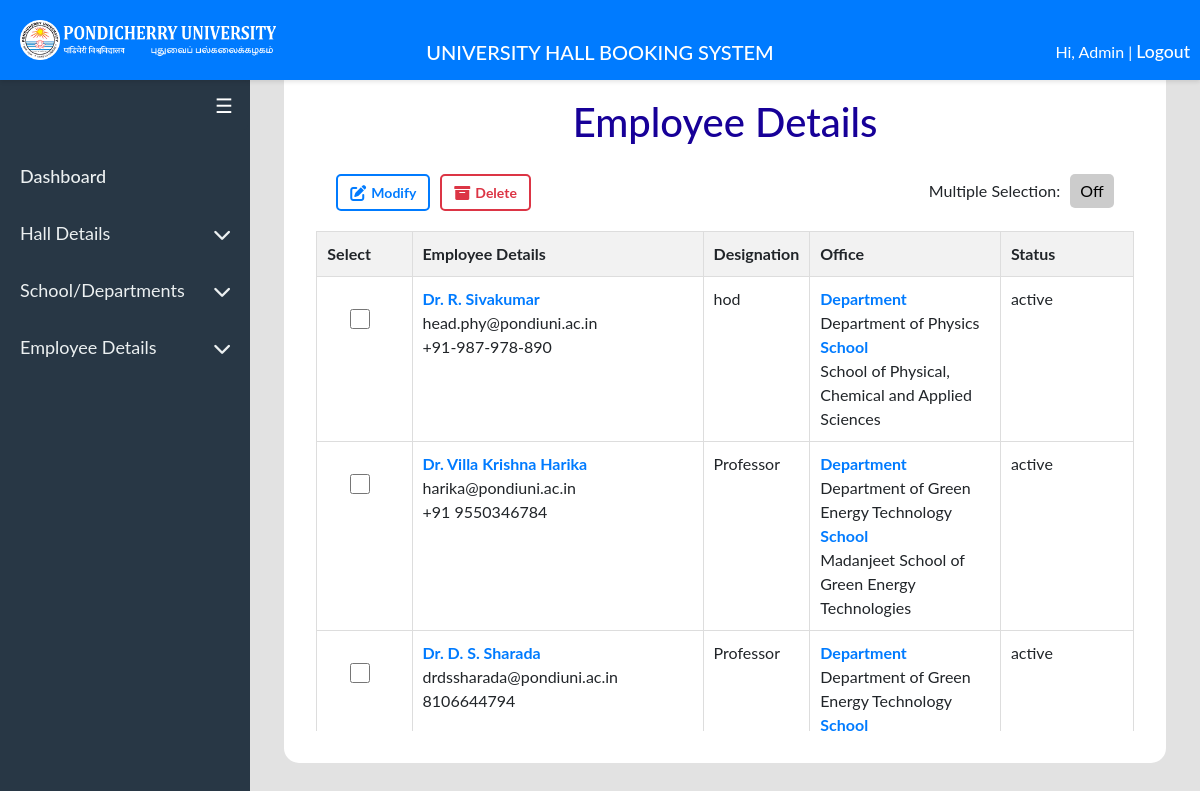
/view_employees.php (signed in), run on the app's committed database.
### tables this page shows
CREATE TABLE `employee` (
  `employee_name` varchar(100) DEFAULT NULL,
  `employee_email` varchar(100) DEFAULT NULL,
  `employee_mobile` varchar(15) DEFAULT NULL,
  `designation` varchar(50) DEFAULT NULL,
  `school_id` int(11) NOT NULL,
  `department_id` int(11) DEFAULT NULL,
  `office` varchar(100) DEFAULT NULL,
  `status` varchar(20) DEFAULT NULL,
  `employee_id` int(11) NOT NULL
);

CREATE TABLE `departments` (
  `department_id` int(10) NOT NULL,
  `school_id` int(11) DEFAULT NULL,
  `department_name` varchar(150) NOT NULL,
  `incharge_name` varchar(255) NOT NULL,
  `incharge_contact_mobile` varchar(11) NOT NULL,
  `designation` varchar(255) NOT NULL,
  `incharge_email` varchar(255) NOT NULL,
  `incharge_intercom` varchar(255) NOT NULL,
  `incharge_status` varchar(100) NOT NULL
);

CREATE TABLE `schools` (
  `school_id` int(11) NOT NULL,
  `school_name` varchar(255) NOT NULL,
  `incharge_name` varchar(255) NOT NULL,
  `designation` varchar(255) NOT NULL,
  `incharge_contact_number` int(255) NOT NULL,
  `incharge_email` varchar(255) NOT NULL,
  `incharge_intercom` varchar(255) NOT NULL,
  `incharge_status` varchar(255) NOT NULL
);

### view_employees.php (the view, shortened to what this page needs)
<?php
include 'assets/header.php';
if (isset($conn)) {
    $sql = "SELECT employee.*, departments.department_name, schools.school_name
    FROM employee
    JOIN departments ON employee.department_id = departments.department_id
    JOIN schools ON employee.school_id = schools.school_id";
    $sql .= " order by employee.employee_id desc";
    $result = mysqli_query($conn, $sql);
} else {
    die("Database connection is not established.");
}
?>
<!DOCTYPE html>
<html lang="en">
<head>
    <link rel="stylesheet" href="https://cdn.jsdelivr.net/npm/flatpickr/dist/flatpickr.min.css">
    <link href="https://cdnjs.cloudflare.com/ajax/libs/font-awesome/6.0.0-beta3/css/all.min.css" rel="stylesheet">
    <link href="https://cdn.jsdelivr.net/npm/bootstrap@5.3.0/dist/css/bootstrap.min.css" rel="stylesheet">
    <link rel="stylesheet" href="assets/design.css" />
</head>
<body>
    <div id="main">
        <div class="container1 mt-3">
            <div class="table-wrapper">
                <div class="card">
                    <div class="card-body">
                        <center>
                            <h1 style="color:#170098;">Employee Details</h1>
                        </center>
                        <div class="row">
                            <div class="col-8">
                                <div style="display: flex; align-items: center; gap: 10px; margin: 20px;">
                            <button onclick="modifySelected()" class="icon-button blue-button">
                                <i class="fa-solid fa-pen-to-square"></i> Modify
                            </button>
                            <button onclick="deleteEmployee()" class="icon-button red-button">
                                <i class="fa-solid fa-box-archive"></i> Delete
                            </button>
                            </div>
                            </div>
                            <div class="col-4">
                                <div style=" display: flex; justify-content: flex-end; align-items: center; gap: 10px; margin: 20px;">
                                    <label for="multiSelectToggle">Multiple Selection:</label>
                                    <button id="multiSelectToggle" onclick="toggleMultiSelect()" style="padding: 5px 10px; border: none; border-radius: 5px; background-color: #ccc; cursor: pointer;">
                                        Off
                                    </button>
                                </div>
                            </div>
                        </div>
                        <div class="table-container" style="max-height: 500px; overflow-y: auto;">
                            <table class="table table-bordered" id="bookingTable">
                                <thead style="position: sticky; top: 0; background-color: white; z-index: 1;">
                                    <tr>
                                        <th>Select</th>
                                        <th>Employee Details</th>
                                        <th>Designation</th>
                                        <th>Office</th>
                                        <th>Status</th>
                                    </tr>
                                </thead>
                                <tbody>
                                    <?php if (mysqli_num_rows($result) > 0):
                                        while ($employee = mysqli_fetch_assoc($result)): ?>
                                            <tr>
                                                <td style="width:12%;">
                                                    <input type="checkbox" style="width: 20px; height: 20px; margin: 30% 30%;" class="hall-checkbox" value="<?php echo $employee['employee_id']; ?>" onclick="handleCheckbox(this)">
                                                </td>
                                                <td style="width:18%; "><b style="color: #007bff;"><?php echo htmlspecialchars($employee['employee_name']); ?></b><br>
                                                    <?php echo htmlspecialchars($employee['employee_email']); ?><br>
                                                    <?php echo htmlspecialchars($employee['employee_mobile']); ?> </td>
                                                <td style="width:12%;"><?php echo htmlspecialchars($employee['designation']); ?></td>
                                                <td style="width:24%;">
                                                    <?php
                                                    $officeDetails = [];
                                                    if (!empty($employee['department_id'])) {
                                                        $officeDetails[] = "<b style='color: #007bff;'>Department</b> " . "<br>" . htmlspecialchars($employee['department_name']);
                                                    }
                                                    if (!empty($employee['school_id']) && !empty($employee['department_id'])) {
                                                        $officeDetails[] = "<b style='color: #007bff;'>School</b> " . "<br>" . htmlspecialchars($employee['school_name']);
                                                    }
                                                    echo implode("<br>", $officeDetails);
                                                    ?>
                                                </td>
                                                <td style="width:17%;"><?php echo htmlspecialchars($employee['status']); ?></td>
                                            </tr>
                                        <?php
                                        endwhile;
                                        ?>
                                    <?php else: ?>
                                        <tr>
                                            <td colspan="7" class="text-center">No schools available</td>
                                        </tr>
                                    <?php endif; ?>
                                </tbody>
                            </table>
                        </div>
                    </div>
                </div>
            </div>
        </div>
    </div>
</body>
</html>

### assets/header.php (shortened to what this page needs)
<?php
$username = $_SESSION['username'];
$user_role = $_SESSION['role'];
?>
<!DOCTYPE html>
<html lang="en">
<head>
    <link rel="stylesheet" href="https://cdnjs.cloudflare.com/ajax/libs/font-awesome/6.0.0/css/all.min.css">
    <link rel="stylesheet" href="https://cdnjs.cloudflare.com/ajax/libs/font-awesome/6.0.0-beta3/css/all.min.css">
</head>
<body>
    <?php
    $currentPage = basename($_SERVER['PHP_SELF']);
    ?>
<nav class="navbar">
    <div class="navbar-section logo-section">
        <img src="image/logo/PU_Logo_Full.png" alt="Pondicherry University Logo">
    </div>
    <div class="navbar-section title-section">
        <h3>UNIVERSITY HALL BOOKING SYSTEM</h3>
    </div>
    <div class="navbar-section user-section">
        <?php if (isset($username)): ?>
            <br>
            Hi, <?= htmlspecialchars($username); ?> | <a style="color: white;" href="logout.php">Logout</a>
        <?php else: ?>
            <a href="index.php" style="color: white;">Login</a>
        <?php endif; ?>
    </div>
</nav>
    <div id="mySidenav" class="sidenav">
        <br>
        <br>
        <?php if ($user_role == 'prof'): ?>
            <a href="timetable.php" class="<?= ($currentPage == 'timetable.php') ? 'active' : '' ?>">
                Dashboard
            </a>
        <?php else: ?>
            <?php if ($user_role == 'admin'): ?>
                <a href="home.php" class="<?= ($currentPage == 'home.php') ? 'active' : '' ?>">
                Dashboard
            </a>
        <?php else: ?>
            <a href="timetable.php" class="<?= ($currentPage == 'timetable.php') ? 'active' : '' ?>">
            Dashboard
            </a>
            <?php endif; ?>
            <button class="dropdown-btn">
                Hall Details
                <i style="margin-left:20px;" class="fa fa-chevron-down"></i>
            </button>
            <?php if ($user_role == 'admin' || $user_role == 'dean'): ?>
                <button class="dropdown-btn">
                    School/Departments
                    <i style="margin-left:20px;" class="fa fa-chevron-down"></i>
                </button>
            <?php endif; ?>
            <button class="dropdown-btn">
                Employee Details
                <i style="margin-left:20px;" class="fa fa-chevron-down"></i>
            </button>
        <?php endif; ?>
    </div>
    <button class="toggle-btn" onclick="toggleNav()">☰</button>
</body>
</html>

### assets/design.css (style rules this page uses)
body { background: #e2e2e2; }
a { position: relative; font-size: 1.1rem; font-weight: 500; color: #fff; text-decoration:none }
a::after { content: ''; position: absolute; left: 0; bottom: -6px; width: 100%; height: 3px; background: #fff; border-radius: 5px; transform-origin: right; transform:scaleX(0); transition: transform .5s; color: #162938; text-decoration: none; }
body { font-family: "Lato", sans-serif; margin: 0; padding-top: 0; }
.navbar { position: fixed; width: 100%; top: 0; z-index: 10; background-color: #007bff; height: 80px; display: flex; align-items: center; justify-content: space-between; padding: 0 10px; box-shadow: 0 2px 5px rgba(0, 0, 0, 0.1); }
.navbar img { height: 40px; margin-left: 10px; }
.navbar h3 { color: white; font-size: 20px; margin: 0; text-align: center; position: absolute; left: 50%; transform: translateX(-50%); }
.card { border: none; border-radius: 15px; }
.card-body { padding: 2rem; }
#main { margin-left:250px; transition: margin-left .5s; padding: 16px; padding-top: 50px; }
.navbar { box-shadow: 0 2px 4px rgba(0,0,0,.1); }
.icon-button { display: flex; align-items: center; gap: 5px; padding: 6px 12px; background-color: transparent; border: 2px solid; border-radius: 5px; cursor: pointer; font-size: 14px; font-weight: bold; transition: all 0.3s ease; }
.icon-button i { font-size: 16px; }
.red-button { color: #dc3545; border-color: #dc3545; }
.blue-button { color: #007bff; border-color: #007bff; }
#bookingTable th, #bookingTable td { padding: 10px; text-align: left; border: 1px solid #ddd; }
#bookingTable th { background-color: #f2f2f2; position: sticky; top: 0; z-index: 2; }
.table-container { max-height: 500px; overflow-y: auto; }

### assets/header.php (style rules this page uses)
body { font-family: "Lato", sans-serif; margin: 0; padding-top: 0; }
.navbar { position: fixed; width: 100%; top: 0; z-index: 10; background-color: #007bff; height: auto; display: flex; align-items: center; justify-content: space-between; padding: 10px 20px; flex-wrap: wrap; box-shadow: 0 2px 5px rgba(0, 0, 0, 0.1); }
.navbar img { height: 40px; margin-right: 15px; }
.title-section { color: white; font-size: 20px; margin: 0; flex: 1; text-align: center; white-space: nowrap; }
.user-section { color: white; text-align: right; white-space: nowrap; }
.sidenav { height: 100%; width: 250px; position: fixed; z-index: 1; top: 0; left: 0; background-color: #283745; overflow-x: hidden; transition: 0.5s; padding-top: 100px; }
.sidenav a, .sidenav button { padding: 15px 20px; text-decoration: none; font-size: 18px; color: #ecf0f1; display: flex; align-items: center; border: none; background: none; outline: none; cursor: pointer; transition: background-color 0.3s ease; }
.dropdown-btn { width: 100%; display: flex; align-items: center; justify-content: space-between; }
.dropdown-btn i { transition: transform 0.3s ease; }
.toggle-btn { position: fixed; top: 80px; left: 200px; background-color: #283745; color: white; border: none; padding: 10px 15px; font-size: 20px; cursor: pointer; border-radius: 0 5px 5px 0; z-index: 2; transition: 0.5s; }

### view_employees.php (style rules this page uses)
.table-wrapper { overflow-x: auto; max-width: 100%; }
thead th { text-align: center; background-color: #f4f4f4; padding: 10px; }
.container1 { width: calc(100%); max-width: none; justify-content: space-between; align-items: center; padding: 0 2%; }
.card { border: none; }
.icon-button { display: flex; align-items: center; gap: 5px; padding: 6px 12px; background-color: transparent; border: 2px solid; border-radius: 5px; cursor: pointer; font-size: 14px; font-weight: bold; transition: all 0.3s ease; }
.icon-button i { font-size: 16px; }
.red-button { color: #dc3545; border-color: #dc3545; }
.blue-button { color: #007bff; border-color: #007bff; }

### data on the page
employee: employee_name "Dr. R. Sivakumar", employee_email "head.phy@pondiuni.ac.in", employee_mobile "+91-987-978-890", designation "hod", department.department_name "Department of Physics", school.school_name "School of Physical, Chemical and Applied Sciences", status "active"
employee: employee_name "Dr. Villa Krishna Harika", employee_email "harika@pondiuni.ac.in", employee_mobile "+91 9550346784", designation "Professor", department.department_name "Department of Green Energy Technology", school.school_name "Madanjeet School of Green Energy Technologies", status "active"
employee: employee_name "Dr. D. S. Sharada", employee_email "drdssharada@pondiuni.ac.in", employee_mobile "8106644794", designation "Professor", department.department_name "Department of Green Energy Technology", status "active"

### other printed values
$username "Admin"
